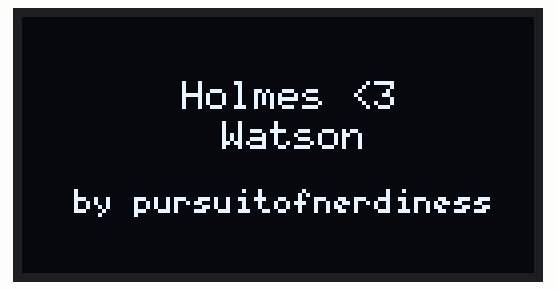
This sketch was run on a simulated Arduino Uno, built with avr-gcc and run on an emulated ATmega328P. Parts: 128×64 one-colour display.

Above: at 0.3 s.
At 2.4 s:
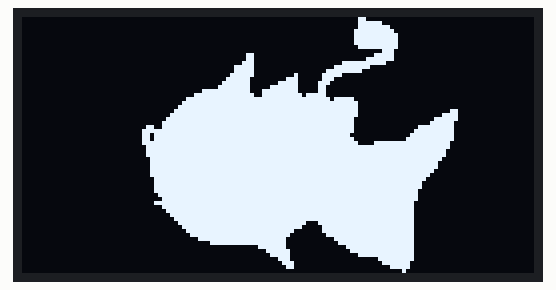
At 12.6 s:
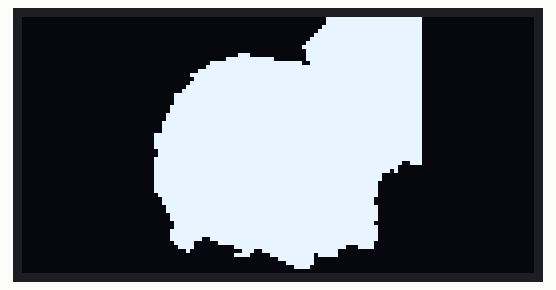
At 38.1 s:
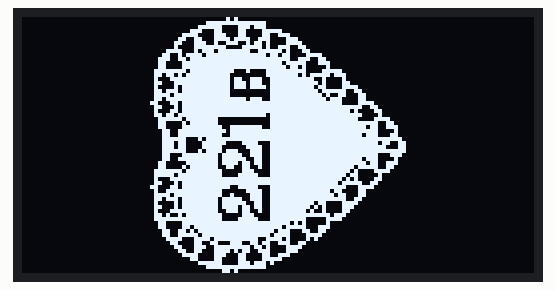

Measured:
- what the display in image 0 shows lasts 2.1 s, from 0.2 s to 2.3 s
- what the display in image 1 shows lasts 5.1 s, from 2.3 s to 7.4 s

The sketch:

cameo_u8glib.ino
```cpp
/*
 * Holmes <3 Watson Cameo Necklace
 * by brightcolorfulflickers
 * June 2016
 *
 * github.com/brightcolorfulflickers
 * brightcolorfulflickers.tumblr.com
 * instagram.com/brightcolorfulflickers
 */

#include "U8glib.h"

// Place your initialization settings here! Replace/delete whatever you need.

U8GLIB_SH1106_128X64 u8g(U8G_I2C_OPT_NONE);  // I2C / TWI
//U8GLIB_SSD1306_128X64 u8g(U8G_I2C_OPT_NONE|U8G_I2C_OPT_DEV_0);  // I2C / TWI
#define MOSI_PIN 9
#define CS_PIN 12
#define SCK_PIN 10
#define DC_PIN 9
//U8GLIB_SSD1306_128X64 u8g(SCK_PIN, MOSI_PIN, CS_PIN, DC_PIN);  // SW SPI Com: SCK = 13, MOSI = 11, CS = 10, A0 = 9

// End initialization section.

#define watsonheadtry3_width 68
#define watsonheadtry3_height 64
static const unsigned char watsonheadtry3_bits[] PROGMEM = {
   0x00, 0x00, 0x00, 0x00, 0x00, 0xf0, 0xff, 0xff, 0x0f, 0x00, 0x00, 0x00,
   0x00, 0x00, 0xf0, 0xff, 0xff, 0x0f, 0x00, 0x00, 0x00, 0x00, 0x00, 0xf8,
   0xff, 0xff, 0x0f, 0x00, 0x00, 0x00, 0x00, 0x00, 0xfc, 0xff, 0xff, 0x0f,
   0x00, 0x00, 0x00, 0x00, 0x00, 0xfe, 0xff, 0xff, 0x0f, 0x00, 0x00, 0x00,
   0x00, 0x00, 0xff, 0xff, 0xff, 0x0f, 0x00, 0x00, 0x00, 0x00, 0x80, 0xff,
   0xff, 0xff, 0x0f, 0x00, 0x00, 0x00, 0x00, 0xc0, 0xff, 0xff, 0xff, 0x0f,
   0x00, 0x00, 0x00, 0x00, 0x80, 0xff, 0xff, 0xff, 0x0f, 0x00, 0x00, 0xc0,
   0x01, 0x80, 0xff, 0xff, 0xff, 0x0f, 0x00, 0x00, 0xf8, 0x7f, 0x80, 0xff,
   0xff, 0xff, 0x0f, 0x00, 0x80, 0xff, 0xff, 0x3f, 0xff, 0xff, 0xff, 0x0f,
   0x00, 0xc0, 0xff, 0xff, 0xff, 0xff, 0xff, 0xff, 0x0f, 0x00, 0xf0, 0xff,
   0xff, 0xff, 0xff, 0xff, 0xff, 0x0f, 0x00, 0xfc, 0xff, 0xff, 0xff, 0xff,
   0xff, 0xff, 0x0f, 0x00, 0xf8, 0xff, 0xff, 0xff, 0xff, 0xff, 0xff, 0x0f,
   0x00, 0xfc, 0xff, 0xff, 0xff, 0xff, 0xff, 0xff, 0x0f, 0x00, 0xfe, 0xff,
   0xff, 0xff, 0xff, 0xff, 0xff, 0x0f, 0x00, 0xff, 0xff, 0xff, 0xff, 0xff,
   0xff, 0xff, 0x0f, 0xc0, 0xff, 0xff, 0xff, 0xff, 0xff, 0xff, 0xff, 0x0f,
   0xc0, 0xff, 0xff, 0xff, 0xff, 0xff, 0xff, 0xff, 0x0f, 0xc0, 0xff, 0xff,
   0xff, 0xff, 0xff, 0xff, 0xff, 0x0f, 0xe0, 0xff, 0xff, 0xff, 0xff, 0xff,
   0xff, 0xff, 0x0f, 0xe0, 0xff, 0xff, 0xff, 0xff, 0xff, 0xff, 0xff, 0x0f,
   0xf0, 0xff, 0xff, 0xff, 0xff, 0xff, 0xff, 0xff, 0x0f, 0xf0, 0xff, 0xff,
   0xff, 0xff, 0xff, 0xff, 0xff, 0x0f, 0xf8, 0xff, 0xff, 0xff, 0xff, 0xff,
   0xff, 0xff, 0x0f, 0xf8, 0xff, 0xff, 0xff, 0xff, 0xff, 0xff, 0xff, 0x0f,
   0xf8, 0xff, 0xff, 0xff, 0xff, 0xff, 0xff, 0xff, 0x0f, 0xfe, 0xff, 0xff,
   0xff, 0xff, 0xff, 0xff, 0xff, 0x0f, 0xfe, 0xff, 0xff, 0xff, 0xff, 0xff,
   0xff, 0xff, 0x0f, 0xfe, 0xff, 0xff, 0xff, 0xff, 0xff, 0xff, 0xff, 0x0f,
   0xfe, 0xff, 0xff, 0xff, 0xff, 0xff, 0xff, 0xff, 0x0f, 0xfc, 0xff, 0xff,
   0xff, 0xff, 0xff, 0xff, 0xff, 0x0f, 0xfc, 0xff, 0xff, 0xff, 0xff, 0xff,
   0xff, 0xff, 0x0f, 0xfe, 0xff, 0xff, 0xff, 0xff, 0xff, 0xff, 0xff, 0x0f,
   0xfe, 0xff, 0xff, 0xff, 0xff, 0xff, 0xff, 0x7f, 0x0e, 0xfe, 0xff, 0xff,
   0xff, 0xff, 0xff, 0xff, 0x3f, 0x00, 0xfe, 0xff, 0xff, 0xff, 0xff, 0xff,
   0xff, 0x2f, 0x00, 0xfe, 0xff, 0xff, 0xff, 0xff, 0xff, 0xff, 0x03, 0x00,
   0xfe, 0xff, 0xff, 0xff, 0xff, 0xff, 0xff, 0x03, 0x00, 0xfe, 0xff, 0xff,
   0xff, 0xff, 0xff, 0xff, 0x01, 0x00, 0xfe, 0xff, 0xff, 0xff, 0xff, 0xff,
   0xff, 0x01, 0x00, 0xfe, 0xff, 0xff, 0xff, 0xff, 0xff, 0xff, 0x01, 0x00,
   0xfc, 0xff, 0xff, 0xff, 0xff, 0xff, 0xff, 0x01, 0x00, 0xf8, 0xff, 0xff,
   0xff, 0xff, 0xff, 0xff, 0x00, 0x00, 0xf8, 0xff, 0xff, 0xff, 0xff, 0xff,
   0xff, 0x00, 0x00, 0xf0, 0xff, 0xff, 0xff, 0xff, 0xff, 0xff, 0x01, 0x00,
   0xf0, 0xff, 0xff, 0xff, 0xff, 0xff, 0xff, 0x01, 0x00, 0xe0, 0xff, 0xff,
   0xff, 0xff, 0xff, 0xff, 0x01, 0x00, 0xe0, 0xff, 0xff, 0xff, 0xff, 0xff,
   0xff, 0x01, 0x00, 0xc0, 0xff, 0xff, 0xff, 0xff, 0xff, 0xff, 0x00, 0x00,
   0xc0, 0xff, 0xff, 0xff, 0xff, 0xff, 0xff, 0x01, 0x00, 0xe0, 0xff, 0xff,
   0xff, 0xff, 0xff, 0xff, 0x01, 0x00, 0xe0, 0xff, 0xff, 0xff, 0xff, 0xff,
   0xff, 0x01, 0x00, 0xe0, 0x9f, 0xff, 0xff, 0xff, 0xff, 0xff, 0x01, 0x00,
   0xc0, 0x07, 0xfe, 0xff, 0xff, 0xff, 0xff, 0x00, 0x00, 0x80, 0x07, 0xe0,
   0xff, 0xff, 0xff, 0xf1, 0x00, 0x00, 0x00, 0x02, 0x80, 0xf3, 0xff, 0x7f,
   0x00, 0x00, 0x00, 0x00, 0x00, 0xe0, 0xc1, 0xff, 0x7d, 0x00, 0x00, 0x00,
   0x00, 0x00, 0x00, 0x00, 0xff, 0x01, 0x00, 0x00, 0x00, 0x00, 0x00, 0x00,
   0x00, 0xfc, 0x01, 0x00, 0x00, 0x00, 0x00, 0x00, 0x00, 0x00, 0xf0, 0x00,
   0x00, 0x00, 0x00, 0x00, 0x00, 0x00, 0x00, 0x00, 0x00, 0x00, 0x00, 0x00 };


#define holmes_width 79
#define holmes_height 64
static const unsigned char holmes_bits[] PROGMEM = {
   0x00, 0x00, 0x00, 0x00, 0x00, 0x00, 0xc0, 0x00, 0x00, 0x00, 0x00, 0x00,
   0x00, 0x00, 0x00, 0x00, 0xc0, 0x0f, 0x00, 0x00, 0x00, 0x00, 0x00, 0x00,
   0x00, 0x00, 0xc0, 0x3f, 0x00, 0x00, 0x00, 0x00, 0x00, 0x00, 0x00, 0x00,
   0xe0, 0x7f, 0x00, 0x00, 0x00, 0x00, 0x00, 0x00, 0x00, 0x00, 0xe0, 0xff,
   0x00, 0x00, 0x00, 0x00, 0x00, 0x00, 0x00, 0x00, 0xe0, 0xff, 0x00, 0x00,
   0x00, 0x00, 0x00, 0x00, 0x00, 0x00, 0xe0, 0xff, 0x00, 0x00, 0x00, 0x00,
   0x00, 0x00, 0x00, 0x00, 0xc0, 0xff, 0x00, 0x00, 0x00, 0x00, 0x00, 0x00,
   0x00, 0x00, 0x00, 0x70, 0x00, 0x00, 0x00, 0x00, 0x00, 0x0c, 0x00, 0x00,
   0x00, 0x7c, 0x00, 0x00, 0x00, 0x00, 0x00, 0x0c, 0x00, 0x00, 0x00, 0x7f,
   0x00, 0x00, 0x00, 0x00, 0x00, 0x0e, 0x00, 0x00, 0xfc, 0x1f, 0x00, 0x00,
   0x00, 0x00, 0x80, 0x0f, 0x00, 0x00, 0xff, 0x01, 0x00, 0x00, 0x00, 0x00,
   0x80, 0x0f, 0x00, 0xc0, 0x7f, 0x00, 0x00, 0x00, 0x00, 0x00, 0xc0, 0x0f,
   0x40, 0xe0, 0x03, 0x00, 0x00, 0x00, 0x00, 0x00, 0xe0, 0x07, 0x70, 0xe0,
   0x00, 0x00, 0x00, 0x00, 0x00, 0x00, 0xf0, 0x07, 0x7c, 0x70, 0x00, 0x00,
   0x00, 0x00, 0x00, 0x00, 0xf8, 0x07, 0x7f, 0x30, 0x00, 0x00, 0x00, 0x00,
   0x00, 0x80, 0xff, 0xc7, 0x7f, 0x30, 0x00, 0x00, 0x00, 0x00, 0x00, 0xe0,
   0xff, 0xcf, 0xff, 0x3e, 0x00, 0x00, 0x00, 0x00, 0x00, 0xf8, 0xff, 0xff,
   0xff, 0x7f, 0x1f, 0x00, 0x00, 0x00, 0x00, 0xfc, 0xff, 0xff, 0xff, 0xff,
   0x3f, 0x00, 0x00, 0x00, 0x00, 0xfe, 0xff, 0xff, 0xff, 0xff, 0x3f, 0x00,
   0x00, 0x00, 0x00, 0xff, 0xff, 0xff, 0xff, 0xff, 0x3f, 0x00, 0x00, 0x60,
   0x80, 0xff, 0xff, 0xff, 0xff, 0xff, 0x3f, 0x00, 0x00, 0x78, 0xc0, 0xff,
   0xff, 0xff, 0xff, 0xff, 0x1f, 0x00, 0x00, 0x7e, 0xe0, 0xff, 0xff, 0xff,
   0xff, 0xff, 0x1f, 0x00, 0x00, 0x3f, 0xe6, 0xff, 0xff, 0xff, 0xff, 0xff,
   0x1f, 0x00, 0xe0, 0x3f, 0xff, 0xff, 0xff, 0xff, 0xff, 0xff, 0x1f, 0x00,
   0xf0, 0x3f, 0xfb, 0xff, 0xff, 0xff, 0xff, 0xff, 0x0f, 0x00, 0xf8, 0x3f,
   0xfb, 0xff, 0xff, 0xff, 0xff, 0xff, 0x1f, 0x00, 0xfc, 0x3f, 0xff, 0xff,
   0xff, 0xff, 0xff, 0xff, 0x3f, 0xfc, 0xff, 0x1f, 0xfe, 0xff, 0xff, 0xff,
   0xff, 0xff, 0xff, 0xff, 0xff, 0x1f, 0xfe, 0xff, 0xff, 0xff, 0xff, 0xff,
   0xff, 0xff, 0xff, 0x0f, 0xfe, 0xff, 0xff, 0xff, 0xff, 0xff, 0xff, 0xff,
   0xff, 0x0f, 0xfc, 0xff, 0xff, 0xff, 0xff, 0xff, 0xff, 0xff, 0xff, 0x07,
   0xfc, 0xff, 0xff, 0xff, 0xff, 0xff, 0xff, 0xff, 0xff, 0x03, 0xfc, 0xff,
   0xff, 0xff, 0xff, 0xff, 0xff, 0xff, 0xff, 0x03, 0xfc, 0xff, 0xff, 0xff,
   0xff, 0xff, 0xff, 0xff, 0xff, 0x01, 0xfc, 0xff, 0xff, 0xff, 0xff, 0xff,
   0xff, 0xff, 0xff, 0x00, 0xf8, 0xff, 0xff, 0xff, 0xff, 0xff, 0xff, 0xff,
   0x7f, 0x00, 0xf8, 0xff, 0xff, 0xff, 0xff, 0xff, 0xff, 0xff, 0x3f, 0x00,
   0xf8, 0xff, 0xff, 0xff, 0xff, 0xff, 0xff, 0xff, 0x3f, 0x00, 0xf8, 0xff,
   0xff, 0xff, 0xff, 0xff, 0xff, 0xff, 0x1f, 0x00, 0xf0, 0xff, 0xff, 0xff,
   0xff, 0xff, 0xff, 0xff, 0x1f, 0x00, 0xe0, 0xff, 0xff, 0xff, 0xff, 0xff,
   0xff, 0xff, 0x1f, 0x00, 0xf8, 0xff, 0xff, 0xff, 0xff, 0xff, 0xff, 0xff,
   0x0f, 0x00, 0xe0, 0xff, 0xff, 0xff, 0xff, 0xff, 0xff, 0xff, 0x0f, 0x00,
   0xc0, 0xff, 0xff, 0xff, 0xff, 0xff, 0xff, 0xff, 0x0f, 0x00, 0x80, 0xff,
   0xff, 0xff, 0xff, 0xff, 0xff, 0xff, 0x0f, 0x00, 0x00, 0xff, 0xff, 0xff,
   0xff, 0xff, 0xff, 0xff, 0x0f, 0x00, 0x00, 0xfe, 0xff, 0xff, 0xff, 0xf1,
   0xff, 0xff, 0x0f, 0x00, 0x00, 0xfc, 0xff, 0xff, 0xff, 0xe0, 0xff, 0xff,
   0x0f, 0x00, 0x00, 0xf8, 0xff, 0xff, 0x3f, 0xe0, 0xff, 0xff, 0x0f, 0x00,
   0x00, 0xf0, 0xff, 0xff, 0x1f, 0xc0, 0xff, 0xff, 0x0f, 0x00, 0x00, 0xc0,
   0xff, 0xff, 0x0f, 0x00, 0xff, 0xff, 0x0f, 0x00, 0x00, 0x00, 0xfe, 0xff,
   0x0f, 0x00, 0xfe, 0xff, 0x0f, 0x00, 0x00, 0x00, 0x00, 0xe0, 0x0f, 0x00,
   0xf8, 0xff, 0x0f, 0x00, 0x00, 0x00, 0x00, 0x80, 0x1f, 0x00, 0xf0, 0xff,
   0x0f, 0x00, 0x00, 0x00, 0x00, 0x00, 0x1f, 0x00, 0xc0, 0xff, 0x0f, 0x00,
   0x00, 0x00, 0x00, 0x00, 0x1c, 0x00, 0x00, 0xf8, 0x0f, 0x00, 0x00, 0x00,
   0x00, 0x00, 0x38, 0x00, 0x00, 0xf0, 0x07, 0x00, 0x00, 0x00, 0x00, 0x00,
   0x30, 0x00, 0x00, 0xc0, 0x07, 0x00, 0x00, 0x00, 0x00, 0x00, 0x00, 0x00,
   0x00, 0x00, 0x02, 0x00 };


#define heart221b_width 64
#define heart221b_height 64
static const unsigned char heart221b_bits[] PROGMEM = {
   0x00, 0x00, 0x28, 0x00, 0x00, 0x00, 0x00, 0x00, 0x00, 0xc0, 0xff, 0x1f,
   0x00, 0x00, 0x00, 0x00, 0x00, 0xf0, 0xc3, 0x1d, 0x00, 0x00, 0x00, 0x00,
   0x00, 0x1c, 0xc3, 0xf0, 0x01, 0x00, 0x00, 0x00, 0x00, 0x0f, 0xc7, 0x30,
   0x07, 0x00, 0x00, 0x00, 0x80, 0x19, 0xef, 0x39, 0x1c, 0x00, 0x00, 0x00,
   0xc0, 0x38, 0x39, 0x2d, 0x3c, 0x00, 0x00, 0x00, 0x40, 0xf8, 0x87, 0x2f,
   0x67, 0x00, 0x00, 0x00, 0xf0, 0xe8, 0xfe, 0xf9, 0xc5, 0x00, 0x00, 0x00,
   0x98, 0xde, 0xff, 0xdf, 0x86, 0x07, 0x00, 0x00, 0x9c, 0xfd, 0xff, 0xff,
   0xe7, 0x0c, 0x00, 0x00, 0x0c, 0xff, 0xff, 0xff, 0x7d, 0x1c, 0x00, 0x00,
   0x0c, 0xff, 0xff, 0xff, 0x5b, 0x10, 0x00, 0x00, 0xfe, 0xfd, 0x1f, 0xe1,
   0x7f, 0xf8, 0x00, 0x00, 0xb6, 0xfe, 0x0f, 0xe0, 0x5f, 0xdf, 0x01, 0x00,
   0xe2, 0xff, 0x6f, 0xce, 0xff, 0x09, 0x01, 0x00, 0xc6, 0xff, 0xef, 0xce,
   0xff, 0x0b, 0x03, 0x00, 0x42, 0xff, 0xef, 0xde, 0xff, 0x0d, 0x0f, 0x00,
   0x76, 0xff, 0x0f, 0xc0, 0xff, 0xfb, 0x19, 0x00, 0xde, 0xff, 0x0f, 0xc0,
   0xff, 0x97, 0x31, 0x00, 0xf6, 0xff, 0xff, 0xce, 0xff, 0xef, 0x30, 0x00,
   0x63, 0xff, 0xff, 0xff, 0xff, 0xff, 0xf0, 0x00, 0x46, 0xff, 0xff, 0xff,
   0xff, 0xff, 0x9f, 0x01, 0x62, 0xff, 0xff, 0xff, 0xff, 0xff, 0x0b, 0x03,
   0xb6, 0xff, 0xff, 0xdf, 0xff, 0xff, 0x1f, 0x02, 0xfc, 0xfe, 0x01, 0xc0,
   0xff, 0xff, 0x0f, 0x0f, 0x0c, 0xfd, 0x01, 0xc0, 0xff, 0xff, 0xff, 0x19,
   0x0c, 0xff, 0xf3, 0xcf, 0xff, 0xff, 0xbf, 0x39, 0x98, 0xff, 0xf7, 0xff,
   0xff, 0xff, 0xff, 0x21, 0x98, 0xff, 0xf3, 0xff, 0xff, 0xff, 0xdf, 0x31,
   0xf8, 0xd1, 0xff, 0xff, 0xff, 0xff, 0xff, 0x7f, 0xb8, 0xe1, 0x87, 0xc7,
   0xff, 0xff, 0xff, 0xcd, 0xb8, 0xe1, 0x03, 0xcf, 0xff, 0xff, 0xff, 0xc7,
   0xf8, 0xd1, 0x3b, 0xce, 0xff, 0xff, 0xff, 0xff, 0x18, 0xff, 0x7d, 0xce,
   0xff, 0xff, 0xff, 0x71, 0x98, 0xff, 0xfd, 0xcc, 0xff, 0xff, 0xdf, 0x21,
   0x0c, 0xfe, 0xbd, 0xcd, 0xff, 0xff, 0xbf, 0x39, 0x0c, 0xfd, 0x99, 0xc9,
   0xff, 0xff, 0xf7, 0x19, 0xfe, 0xfe, 0x83, 0xc3, 0xff, 0xff, 0x0b, 0x0f,
   0xbe, 0xff, 0xc3, 0xc7, 0xff, 0xff, 0x0d, 0x02, 0xe2, 0xff, 0xff, 0xff,
   0xff, 0xff, 0x0a, 0x03, 0x46, 0xff, 0xff, 0xff, 0xff, 0x7f, 0x9f, 0x01,
   0x63, 0xff, 0xcf, 0xc7, 0xff, 0xff, 0xf1, 0x00, 0xf2, 0xff, 0x03, 0xcf,
   0xff, 0xdf, 0x30, 0x00, 0xde, 0xff, 0x13, 0xce, 0xff, 0xbf, 0x31, 0x00,
   0x76, 0xff, 0x7d, 0xce, 0xff, 0xff, 0x19, 0x00, 0x42, 0xff, 0xfd, 0xcc,
   0xff, 0x0d, 0x0f, 0x00, 0x46, 0xff, 0xbd, 0xcd, 0xff, 0x0a, 0x07, 0x00,
   0xe2, 0xff, 0xb9, 0xc9, 0x7f, 0x09, 0x03, 0x00, 0x96, 0xfe, 0x83, 0xc3,
   0xff, 0xdf, 0x01, 0x00, 0xfe, 0xff, 0xc3, 0xc7, 0x7f, 0xf0, 0x00, 0x00,
   0x0c, 0xff, 0xff, 0xff, 0x57, 0x10, 0x00, 0x00, 0x0c, 0xfb, 0xff, 0xff,
   0x7d, 0x1c, 0x00, 0x00, 0x98, 0xf5, 0xff, 0x7f, 0xc7, 0x0c, 0x00, 0x00,
   0x98, 0xef, 0xff, 0xbf, 0x87, 0x07, 0x00, 0x00, 0xf0, 0x78, 0xff, 0xe7,
   0x85, 0x02, 0x00, 0x00, 0x60, 0x98, 0x71, 0x36, 0x67, 0x00, 0x00, 0x00,
   0xc0, 0x38, 0xff, 0x2d, 0x3c, 0x00, 0x00, 0x00, 0x80, 0x19, 0xaf, 0x39,
   0x1c, 0x00, 0x00, 0x00, 0x00, 0x0f, 0xc7, 0x30, 0x07, 0x00, 0x00, 0x00,
   0x00, 0x0c, 0xc3, 0xf0, 0x01, 0x00, 0x00, 0x00, 0x00, 0xf0, 0xc3, 0x5d,
   0x00, 0x00, 0x00, 0x00, 0x00, 0xc0, 0xff, 0x1f, 0x00, 0x00, 0x00, 0x00,
   0x00, 0x00, 0x2c, 0x00, 0x00, 0x00, 0x00, 0x00 };


void drawNothing() {

}

void u8g_prepare(void) {
  u8g.setFont(u8g_font_6x10);
  u8g.setFontRefHeightExtendedText();
  u8g.setDefaultForegroundColor();
  u8g.setFontPosTop();
}

void drawSplash(void) {
  u8g_prepare();
  // graphic commands to redraw the complete screen should be placed here
  //u8g.setFont(u8g_font_unifont);
  //u8g.setFont(u8g_font_osb21);
  u8g.drawStr( 40, 15, "Holmes <3");
  u8g.drawStr( 50, 25, "Watson");
  u8g.setFont(u8g_font_5x7);
  u8g.drawStr( 13, 42, "by pursuitofnerdiness");
}

void setup() {
  // put your setup code here, to run once:
  u8g.firstPage();
  do {
    drawSplash();
  } while( u8g.nextPage() );
  delay(2000);
}

void drawHolmes(void) {
  // graphic commands to redraw the complete screen should be placed here
  //u8g.drawBitmapP( 0, 0, 1, 8, rook_bitmap);
  u8g.drawXBMP( 30, 0, holmes_width, holmes_height, holmes_bits);
}

void drawHeart(void) {
  // graphic commands to redraw the complete screen should be placed here
  //u8g.drawBitmapP( 0, 0, 1, 8, rook_bitmap);
  u8g.drawXBMP( 32, 0, heart221b_width, heart221b_height, heart221b_bits);
}

void drawWatson(void) {
  // graphic commands to redraw the complete screen should be placed here
  //u8g.drawBitmapP( 0, 0, 1, 8, rook_bitmap);
  u8g.drawXBMP( 32, 0, watsonheadtry3_width, watsonheadtry3_height, watsonheadtry3_bits);
}


void loop(void) {
  // picture loop
  u8g.firstPage();
  do {
    drawHolmes();
  } while( u8g.nextPage() );

  // rebuild the picture after some delay
  delay(5000);

  // picture loop
  u8g.firstPage();
  do {
    drawHeart();
  } while( u8g.nextPage() );

  // rebuild the picture after some delay
  delay(5000);


  // picture loop
  u8g.firstPage();
  do {
    drawWatson();
  } while( u8g.nextPage() );

  // rebuild the picture after some delay
  delay(5000);

    // picture loop
  u8g.firstPage();
  do {
    drawHeart();
  } while( u8g.nextPage() );

  // rebuild the picture after some delay
  delay(5000);
}
```
